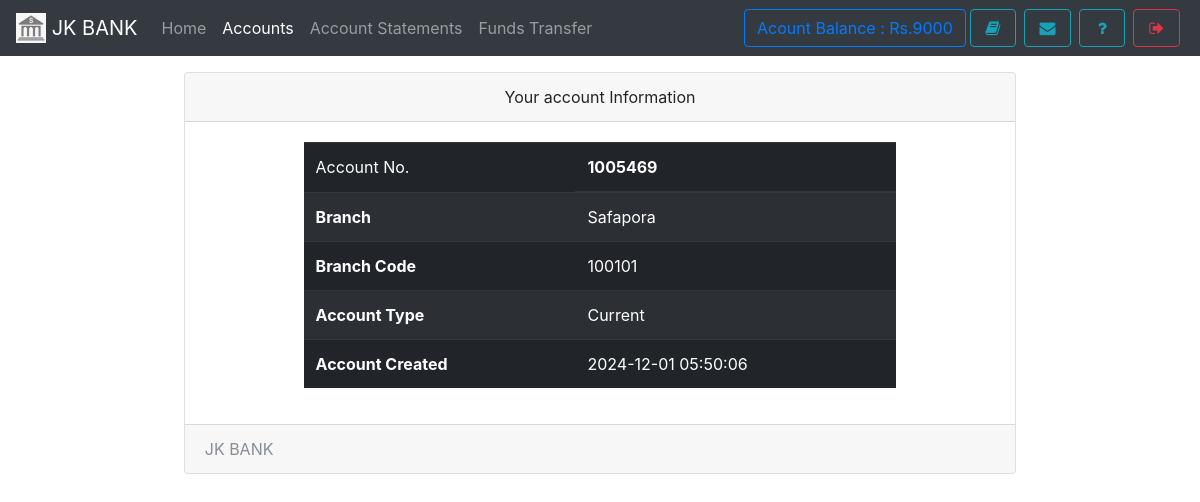
/accounts.php (signed in), run on the app's committed database.
### tables this page shows
CREATE TABLE `useraccounts` (
  `id` int(11) NOT NULL,
  `email` text NOT NULL,
  `password` text NOT NULL,
  `name` varchar(111) NOT NULL,
  `balance` varchar(111) NOT NULL,
  `cnic` varchar(111) NOT NULL,
  `number` varchar(111) NOT NULL,
  `city` varchar(111) NOT NULL,
  `address` varchar(111) NOT NULL,
  `source` varchar(111) NOT NULL,
  `accountNo` varchar(111) NOT NULL,
  `branch` varchar(111) NOT NULL,
  `accountType` varchar(111) NOT NULL,
  `date` timestamp NOT NULL DEFAULT current_timestamp()
);

CREATE TABLE `branch` (
  `branchId` int(11) NOT NULL,
  `branchNo` varchar(111) NOT NULL,
  `branchName` varchar(111) NOT NULL
);

### assets/db.php (called while the page is built, shortened)
<?php
$con = new mysqli('localhost', 'root', '', 'mybank');
$uid = '';
if (isset($_SESSION['userId']))
  $uid = $_SESSION['userId'];
if (!empty($uid)) {
  $ar = $con->query("select * from useraccounts,branch where id = '{$uid}' AND useraccounts.branch = branch.branchId");
  $userData = $ar->fetch_assoc();
}
?>

### accounts.php (the view, shortened to what this page needs)
<!DOCTYPE html>
<html>
<head>
  <?php require 'assets/autoloader.php'; ?>
  <?php require 'assets/db.php'; ?>
</head>
<body style="background-size: 100%" class="bg-gradient-seconday">
<nav class="navbar navbar-expand-lg navbar-dark bg-dark fixed-top">
 <a class="navbar-brand" href="#">
    <img src="images/logo.png" style="object-fit:cover;object-position:center center" width="30" height="30" class="d-inline-block align-top" alt="">
   <?php echo bankname; ?>
  </a>
  <div class="collapse navbar-collapse" id="navbarSupportedContent">
    <ul class="navbar-nav mr-auto">
      <li class="nav-item ">
        <a class="nav-link " href="index.php">Home <span class="sr-only">(current)</span></a>
      </li>
      <li class="nav-item active ">  <a class="nav-link" href="accounts.php">Accounts</a></li>
      <li class="nav-item ">  <a class="nav-link" href="statements.php">Account Statements</a></li>
      <li class="nav-item ">  <a class="nav-link" href="transfer.php">Funds Transfer</a></li>
    </ul>
    <?php include 'sideButton.php'; ?>
  </div>
</nav><br><br><br>
<div class="container">
  <div class="card  w-75 mx-auto">
  <div class="card-header text-center">
    Your account Information
  </div>
  <div class="card-body">
    <table class="table table-striped table-dark w-75 mx-auto">
  <thead>
    <tr>
      <td scope="col">Account No.</td>
      <th scope="col"><?php echo $userData['accountNo']; ?></th>
    </tr>
  </thead>
  <tbody>
    <tr>
      <th scope="row">Branch</th>
      <td><?php echo $userData['branchName']; ?></td>
    </tr>
    <tr>
      <th scope="row">Branch Code</th>
      <td><?php echo $userData['branchNo']; ?></td>
    </tr>
    <tr>
      <th scope="row">Account Type</th>
      <td><?php echo $userData['accountType']; ?></td>
    </tr>
    <tr>
      <th scope="row">Account Created</th>
      <td><?php echo $userData['date']; ?></td>
    </tr>
  </tbody>
</table>
  </div>
  <div class="card-footer text-muted">
   <?php echo bankname ?>
  </div>
</div>
</div>
</body>
</html>

### sideButton.php
<form class="form-inline my-2 my-lg-0">
        <a href="" class="btn btn-outline-primary" data-toggle="tooltip" title="Your current Account Balance">Acount Balance : Rs.<?php echo $userData['balance']; ?></a>
        <a href="accounts.php" data-toggle="tooltip" title="Account Summary" class="btn btn-outline-info mx-1" ><i class="fa fa-book fa-fw"></i></a>
        <a href="notice.php" data-toggle="tooltip" title="View Notice" class="btn btn-outline-info mx-1" ><i class="fa fa-envelope fa-fw"></i></a>
        <a href="feedback.php" data-toggle="tooltip" title="Help?" class="btn btn-outline-info mx-1" ><i class="fa fa-question fa-fw"></i></a>
        <a href="logout.php" data-toggle="tooltip" title="Logout" class="btn btn-outline-danger mx-1" ><i class="fa fa-sign-out fa-fw"></i></a>
</form>

### data on the page
useraccounts: balance "9000", accountNo "1005469", branch.branchName "Safapora", branch.branchNo "100101", accountType "Current", date "2024-12-01 05:50:06"

### other printed values
bankname "JK BANK"
